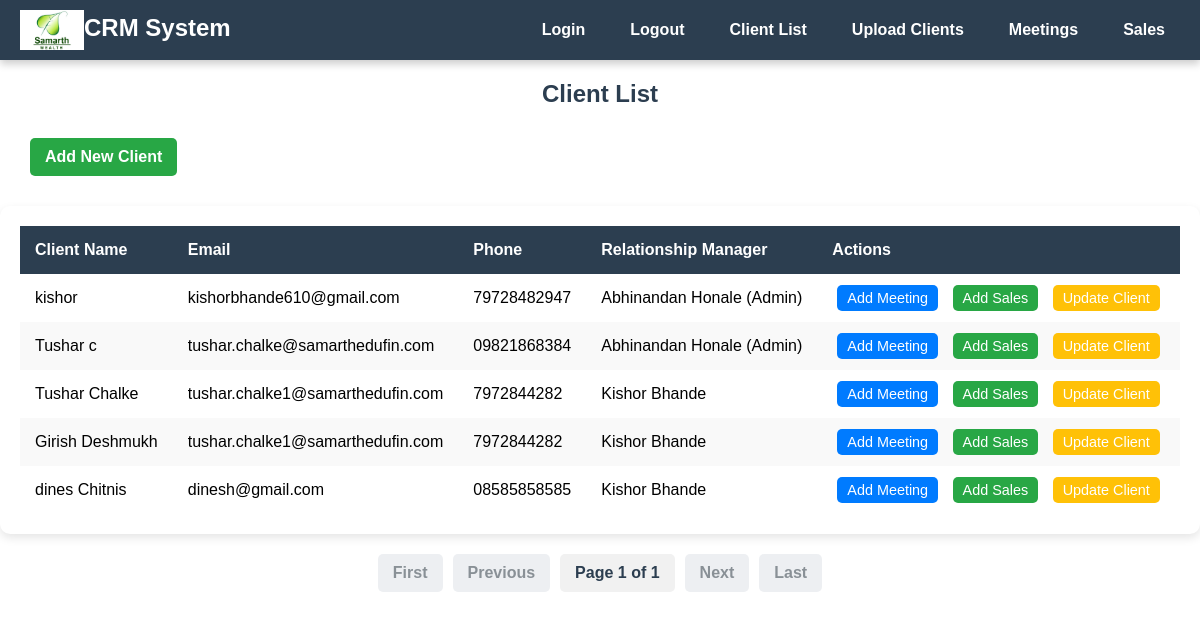
Screenshot of /clients/ (signed in) with the database file from the repository.
### crm/models.py (models this page shows, shortened)
class Client(models.Model):
    name = models.CharField(max_length=255)
    email = models.EmailField()
    phone = models.CharField(max_length=15)
    pan = models.CharField(max_length=10, blank=True, null=True)  # Added PAN field
    relationship_manager = models.ForeignKey(
        User, on_delete=models.SET_NULL, null=True, related_name='clients'
    )

### crm/views.py (the view)
# urls.py: path('clients/', views.client_list, name='client_list'),
@login_required
def client_list(request):
    if request.user.is_superuser:
        clients = Client.objects.all()
    else:
        clients = Client.objects.filter(relationship_manager=request.user)
    paginator = Paginator(clients, 20)  # Show 10 clients per page
    page_number = request.GET.get('page')  # Get the current page number from query parameters
    page_obj = paginator.get_page(page_number)  # Get the clients for the current page
    return render(request, 'crm/client_list.html', {'page_obj': page_obj})

### crm/templates/crm/client_list.html (shortened to what this page needs)
{% extends 'crm/base.html' %}
{% block content %}
<h2>Client List</h2>
{% if request.user.is_superuser %}
    <a href="{% url 'add_client' %}" class="add-client-btn">Add New Client</a>
{% endif %}
<div class="table-container">
    <table>
        <thead>
            <tr>
                <th>Client Name</th>
                <th>Email</th>
                <th>Phone</th>
                <th>Relationship Manager</th>
                <th>Actions</th>
            </tr>
        </thead>
        <tbody>
            {% for client in page_obj %}
            <tr>
                <td>{{ client.name }}</td>
                <td>{{ client.email }}</td>
                <td>{{ client.phone }}</td>
                <td>
                    {% if client.relationship_manager %}
                        {% if client.relationship_manager == request.user and request.user.is_superuser %}
                            {{ client.relationship_manager.get_full_name }} (Admin)
                        {% else %}
                            {{ client.relationship_manager.get_full_name }}
                        {% endif %}
                    {% else %}
                        Not Assigned
                    {% endif %}
                </td>
                <td class="action-buttons">
                    <a href="{% url 'add_meeting' client.id %}" class="add-meeting">Add Meeting</a>
                    <a href="{% url 'add_sales' client.id %}" class="add-sales">Add Sales</a>
                    <a href="{% url 'update_client' client.id %}" class="update-client">Update Client</a>
                </td>
            </tr>
            {% empty %}
            <tr>
                <td colspan="5" class="no-clients">No clients available</td>
            </tr>
            {% endfor %}
        </tbody>
    </table>
</div>
<div class="pagination">
    {% if page_obj.has_previous %}
        <a href="?page=1">First</a>
        <a href="?page={{ page_obj.previous_page_number }}">Previous</a>
    {% else %}
        <span class="disabled">First</span>
        <span class="disabled">Previous</span>
    {% endif %}
    <span>Page {{ page_obj.number }} of {{ page_obj.paginator.num_pages }}</span>
    {% if page_obj.has_next %}
        <a href="?page={{ page_obj.next_page_number }}">Next</a>
        <a href="?page={{ page_obj.paginator.num_pages }}">Last</a>
    {% else %}
        <span class="disabled">Next</span>
        <span class="disabled">Last</span>
    {% endif %}
</div>
{% endblock %}

### crm/templates/crm/base.html (style rules this page uses)
body { margin: 0; font-family: Arial, sans-serif; }

### crm/templates/crm/client_list.html (style rules this page uses)
body { font-family: Arial, sans-serif; margin: 0; padding: 0; }
h2 { text-align: center; margin-top: 20px; color: #2c3e50; }
.table-container { max-width: 1200px; margin: 20px auto; padding: 20px; background: #ffffff; border-radius: 10px; box-shadow: 0 4px 10px rgba(0, 0, 0, 0.1); }
table { width: 100%; border-collapse: collapse; }
th, td { padding: 15px; text-align: left; }
th { background-color: #2c3e50; color: white; font-weight: bold; }
tr:nth-child(even) { background-color: #f9f9f9; }
.action-buttons a { text-decoration: none; padding: 5px 10px; margin: 0 5px; border-radius: 5px; font-size: 0.9rem; transition: background-color 0.3s; }
.action-buttons .add-meeting { background-color: #007bff; color: white; }
.action-buttons .add-sales { background-color: #28a745; color: white; }
.action-buttons .update-client { background-color: #ffc107; color: white; }
.add-client-btn { display: inline-block; margin: 10px auto; margin-left: 30px; padding: 10px 15px; background-color: #28a745; color: white; text-decoration: none; border-radius: 5px; text-align: center; font-weight: bold; transition: background-color 0.3s; }
.pagination { text-align: center; margin: 20px 0; display: flex; justify-content: center; align-items: center; gap: 10px; }
.pagination span { padding: 10px 15px; font-weight: bold; color: #2c3e50; background-color: #f1f1f1; border-radius: 5px; }
.pagination .disabled { background-color: #e9ecef; color: #6c757d; box-shadow: none; cursor: not-allowed; opacity: 0.8; }

### rows the page displays
Client: name "kishor", email "kishorbhande610@gmail.com", phone "79728482947", relationship_manager.get_full_name "Abhinandan Honale"
Client: name "Tushar c", email "tushar.chalke@samarthedufin.com", phone "09821868384", relationship_manager.get_full_name "Abhinandan Honale"
Client: name "Tushar Chalke", email "tushar.chalke1@samarthedufin.com", phone "7972844282", relationship_manager.get_full_name "Kishor Bhande"
Client: name "Girish Deshmukh", email "tushar.chalke1@samarthedufin.com", phone "7972844282", relationship_manager.get_full_name "Kishor Bhande"
Client: name "dines Chitnis", email "dinesh@gmail.com", phone "08585858585", relationship_manager.get_full_name "Kishor Bhande"

### other values shown
{{ page_obj.number }} "1"
{{ page_obj.paginator.num_pages }} "1"
